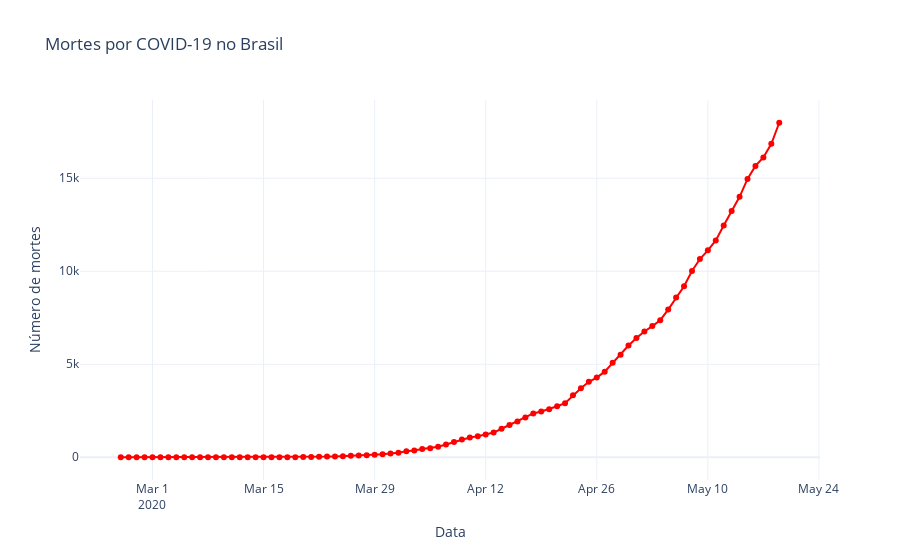

Notebook cell for this chart:
### Markdown cell above
**Visualizando o número de mortes registradas**

### Code cell
fig = go.Figure()
fig.add_trace(
    go.Scatter(x=brasil.observationdate, y=brasil.deaths, name='Mortes', mode='lines+markers',
               line=dict(color='red'))
)
# Edita o layout
fig.update_layout(title='Mortes por COVID-19 no Brasil',
                  xaxis_title='Data',
                  yaxis_title='Número de mortes',
                  template='plotly_white')
fig.show()
